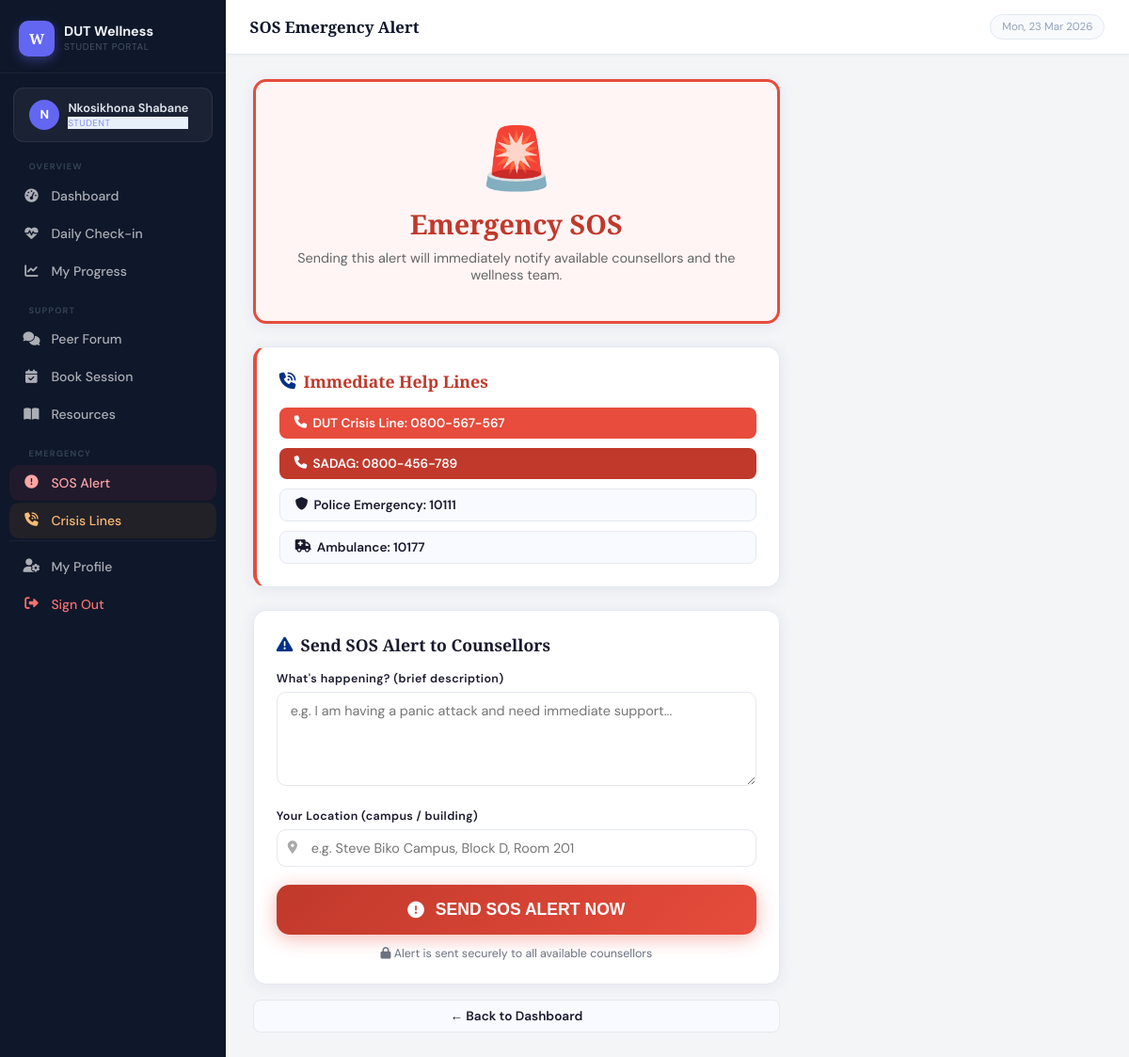
Screenshot of /sos (signed in) with the database file from the repository.
### app.py (models this page shows, shortened)
class User(db.Model):
    id = db.Column(db.Integer, primary_key=True)
    student_number = db.Column(db.String(20), unique=True, nullable=False)
    full_name = db.Column(db.String(100), nullable=False)
    email = db.Column(db.String(120), unique=True, nullable=False)
    password_hash = db.Column(db.String(256), nullable=False)
    role = db.Column(db.String(20), default='student')
    faculty = db.Column(db.String(100))
    phone = db.Column(db.String(20))
    emergency_contact = db.Column(db.String(100))
    emergency_phone = db.Column(db.String(20))
    is_active = db.Column(db.Boolean, default=True)
    created_at = db.Column(db.DateTime, default=datetime.utcnow)
    reset_token = db.Column(db.String(100))
    reset_token_expiry = db.Column(db.DateTime)
    checkins = db.relationship('CheckIn', backref='user', lazy=True,
                               foreign_keys='CheckIn.user_id')
    posts = db.relationship('ForumPost', backref='author', lazy=True,
                            foreign_keys='ForumPost.user_id')
    bookings = db.relationship('Booking', backref='student', lazy=True,
                               foreign_keys='Booking.student_id')
    counsellor_bookings = db.relationship('Booking', backref='counsellor', lazy=True,
                                          foreign_keys='Booking.counsellor_id')
    sos_alerts = db.relationship('SOSAlert', backref='user', lazy=True,
                                 foreign_keys='SOSAlert.user_id')
    sos_responses = db.relationship('SOSAlert', backref='responder', lazy=True,
                                    foreign_keys='SOSAlert.responded_by')
    @property
    def is_authenticated(self): return True

### app.py (the view, shortened to what this page needs)
@app.route('/sos', methods=['GET', 'POST'])
@login_required
def sos():
    return render_template('sos.html')

### app.py (called while the page is built)
@login_manager.user_loader
def load_user(user_id):
    return User.query.get(int(user_id))

@app.context_processor
def inject_now():
    return {'now': datetime.utcnow()}

### templates/sos.html (shortened to what this page needs)
{% extends "base.html" %}
{% block page_title %}SOS Emergency Alert{% endblock %}
{% block content %}
<div style="max-width:560px;">
  <div class="card" style="border:3px solid #e74c3c; background:#fff5f5; margin-bottom:1.5rem;">
    <div style="text-align:center; padding:1rem 0;">
      <div style="font-size:4rem; animation:sosPulse 1s infinite;">🚨</div>
      <h2 style="font-family:'Playfair Display',serif; color:#c0392b; font-size:1.8rem; margin:0.5rem 0;">Emergency SOS</h2>
      <p style="color:#666; font-size:0.9rem;">Sending this alert will immediately notify available counsellors and the wellness team.</p>
    </div>
  </div>
  <div class="card mb-3" style="border-left:4px solid #e74c3c;">
    <div class="card-title" style="color:#c0392b;"><i class="fa-solid fa-phone-volume"></i> Immediate Help Lines</div>
    <div style="display:flex;flex-direction:column;gap:10px;">
      <a href="tel:0800567567" class="btn btn-danger"><i class="fa-solid fa-phone"></i> DUT Crisis Line: 0800-567-567</a>
      <a href="tel:0800456789" class="btn" style="background:#c0392b;color:white;"><i class="fa-solid fa-phone"></i> SADAG: 0800-456-789</a>
      <a href="tel:10111" class="btn btn-ghost"><i class="fa-solid fa-shield"></i> Police Emergency: 10111</a>
      <a href="tel:10177" class="btn btn-ghost"><i class="fa-solid fa-truck-medical"></i> Ambulance: 10177</a>
    </div>
  </div>
  <div class="card">
    <div class="card-title"><i class="fa-solid fa-triangle-exclamation"></i> Send SOS Alert to Counsellors</div>
    <form method="POST" action="{{ url_for('sos') }}">
      <div class="form-group">
        <label class="form-label">What's happening? (brief description)</label>
        <textarea name="message" class="form-textarea" rows="3" placeholder="e.g. I am having a panic attack and need immediate support...">{{ request.form.get('message', '') }}</textarea>
      </div>
      <div class="form-group">
        <label class="form-label">Your Location (campus / building)</label>
        <div class="input-wrap">
          <input type="text" name="location" class="form-control" placeholder="e.g. Steve Biko Campus, Block D, Room 201">
        </div>
      </div>
      <button type="submit" class="sos-button" style="text-decoration:none; font-size:1.1rem; padding:16px; border:none; cursor:pointer;">
        <i class="fa-solid fa-circle-exclamation"></i> SEND SOS ALERT NOW
      </button>
    </form>
    <p style="font-size:0.78rem;color:var(--text-muted);text-align:center;margin-top:12px;">
      <i class="fa-solid fa-lock"></i> Alert is sent securely to all available counsellors
    </p>
  </div>
  <div class="mt-2">
    <a href="{{ url_for('student_dashboard') }}" class="btn btn-ghost btn-block">← Back to Dashboard</a>
  </div>
</div>
{% endblock %}

### templates/base.html (shortened to what this page needs)
<!DOCTYPE html>
<html lang="en">
<head>
  <link href="https://cdnjs.cloudflare.com/ajax/libs/font-awesome/6.5.0/css/all.min.css" rel="stylesheet">
  <link rel="stylesheet" href="{{ url_for('static', filename='css/main.css') }}">
</head>
<body>
{% if current_user.is_authenticated %}
  <nav class="sidebar" id="sidebar">
    <div class="sidebar-logo">
      <div class="logo-mark">W</div>
      <div class="logo-text">
        <span class="logo-main">DUT Wellness</span>
        <span class="logo-sub">Student Portal</span>
      </div>
    </div>
    <div class="sidebar-user">
      <div class="user-avatar">{{ current_user.full_name[0] }}</div>
      <div class="user-info">
        <span class="user-name">{{ current_user.full_name }}</span>
        <span class="user-role badge-{{ current_user.role }}">{{ current_user.role | title }}</span>
      </div>
    </div>
    <ul class="nav-links">
      {% if current_user.role == 'student' %}
        <li><div class="nav-section">Overview</div></li>
        <li>
          <a href="{{ url_for('student_dashboard') }}"
             class="{% if request.endpoint == 'student_dashboard' %}active{% endif %}">
            <i class="fa-solid fa-gauge-high"></i><span>Dashboard</span>
          </a>
        </li>
        <li>
          <a href="{{ url_for('checkin') }}"
             class="{% if request.endpoint == 'checkin' %}active{% endif %}">
            <i class="fa-solid fa-heart-pulse"></i><span>Daily Check-in</span>
          </a>
        </li>
        <li>
          <a href="{{ url_for('checkin_history') }}"
             class="{% if request.endpoint == 'checkin_history' %}active{% endif %}">
            <i class="fa-solid fa-chart-line"></i><span>My Progress</span>
          </a>
        </li>
        <li><div class="nav-section">Support</div></li>
        <li>
          <a href="{{ url_for('forum') }}"
             class="{% if 'forum' in request.endpoint %}active{% endif %}">
            <i class="fa-solid fa-comments"></i><span>Peer Forum</span>
          </a>
        </li>
        <li>
          <a href="{{ url_for('booking') }}"
             class="{% if request.endpoint == 'booking' %}active{% endif %}">
            <i class="fa-solid fa-calendar-check"></i><span>Book Session</span>
          </a>
        </li>
        <li>
          <a href="{{ url_for('resources') }}"
             class="{% if request.endpoint == 'resources' %}active{% endif %}">
            <i class="fa-solid fa-book-open"></i><span>Resources</span>
          </a>
        </li>
        <li><div class="nav-section">Emergency</div></li>
        <li class="nav-emergency">
          <a href="{{ url_for('sos') }}">
            <i class="fa-solid fa-circle-exclamation"></i><span>SOS Alert</span>
          </a>
        </li>
        <li class="nav-emergency-alt">
          <a href="{{ url_for('crisis') }}">
            <i class="fa-solid fa-phone-volume"></i><span>Crisis Lines</span>
          </a>
        </li>
      {% endif %}
      <li class="nav-bottom">
        <a href="{{ url_for('profile') }}"
           class="{% if request.endpoint == 'profile' %}active{% endif %}">
          <i class="fa-solid fa-user-gear"></i><span>My Profile</span>
        </a>
      </li>
      <li>
        <a href="{{ url_for('logout') }}" style="color:#f87171 !important;">
          <i class="fa-solid fa-right-from-bracket"></i><span>Sign Out</span>
        </a>
      </li>
    </ul>
  </nav>
  <div class="main-wrap">
    <header class="topbar">
      <div class="topbar-title">{% block page_title %}{% endblock %}</div>
      <div class="topbar-right">
        <span class="topbar-date" id="topbar-date"></span>
      </div>
    </header>
    <main class="content-area">
      {% block content %}{% endblock %}
    </main>
  </div>
{% endif %}
</body>
</html>

### templates/base.html (style rules this page uses)
:root { --sidebar-w: 240px; --topbar-h: 58px; --sidebar-bg: #0f172a; --sidebar-hover: rgba(255,255,255,0.06); --sidebar-active-bg: rgba(99,102,241,0.18); --sidebar-active-txt: #a5b4fc; --sidebar-txt: #94a3b8; --sidebar-section: #334155; --accent: #6366f1; --topbar-bg: #ffffff; --content-bg: #f4f5f7; }
*, *::before, *::after { box-sizing: border-box; margin: 0; padding: 0; }
html, body { height: 100%; }
body { font-family: 'DM Sans', sans-serif; background: var(--content-bg); color: #0f172a; display: flex; min-height: 100vh; }
.sidebar { width: var(--sidebar-w); background: var(--sidebar-bg); position: fixed; top: 0; left: 0; bottom: 0; z-index: 200; display: flex; flex-direction: column; overflow-y: auto; overflow-x: hidden; transition: transform 0.3s cubic-bezier(0.4,0,0.2,1); }
.sidebar-logo { display: flex; align-items: center; gap: 10px; padding: 1.35rem 1.25rem 1.1rem; border-bottom: 1px solid rgba(255,255,255,0.06); flex-shrink: 0; }
.logo-mark { width: 38px; height: 38px; border-radius: 10px; background: var(--accent); display: flex; align-items: center; justify-content: center; font-family: 'Playfair Display', serif; font-size: 0.95rem; font-weight: 700; color: white; flex-shrink: 0; box-shadow: 0 4px 12px rgba(99,102,241,0.4); }
.logo-text .logo-main { display: block; color: #f1f5f9; font-size: 0.9rem; font-weight: 700; line-height: 1.2; }
.logo-text .logo-sub { display: block; color: #475569; font-size: 0.62rem; letter-spacing: 0.07em; text-transform: uppercase; }
.sidebar-user { margin: 0.9rem 0.9rem 0.4rem; background: rgba(255,255,255,0.05); border: 1px solid rgba(255,255,255,0.07); border-radius: 11px; padding: 0.75rem 1rem; display: flex; align-items: center; gap: 9px; flex-shrink: 0; }
.user-avatar { width: 32px; height: 32px; border-radius: 50%; background: var(--accent); color: white; font-weight: 700; font-size: 0.82rem; display: flex; align-items: center; justify-content: center; flex-shrink: 0; }
.user-info { min-width: 0; }
.user-name { display: block; color: #e2e8f0; font-size: 0.8rem; font-weight: 600; white-space: nowrap; overflow: hidden; text-overflow: ellipsis; }
.user-role { display: block; font-size: 0.6rem; text-transform: uppercase; letter-spacing: 0.06em; margin-top: 1px; }
.badge-student { color: #818cf8; }
.nav-section { font-size: 0.58rem; font-weight: 700; letter-spacing: 0.12em; text-transform: uppercase; color: var(--sidebar-section); padding: 0.9rem 1.25rem 0.3rem; }
.nav-links { list-style: none; padding: 0 0.65rem; flex: 1; }
.nav-links li { margin-bottom: 1px; }
.nav-links a { display: flex; align-items: center; gap: 9px; padding: 8px 12px; color: var(--sidebar-txt); text-decoration: none; border-radius: 9px; font-size: 0.8rem; font-weight: 500; transition: all 0.15s; }
.nav-links a i { width: 16px; text-align: center; font-size: 0.8rem; flex-shrink: 0; }
.nav-links a span { white-space: nowrap; overflow: hidden; }
.nav-emergency a { color: #fca5a5 !important; background: rgba(239,68,68,0.08) !important; }
.nav-emergency-alt a { color: #fdba74 !important; background: rgba(245,158,11,0.08) !important; }
.nav-bottom { margin-top: auto; padding-top: 0.5rem; border-top: 1px solid rgba(255,255,255,0.05); }
.main-wrap { margin-left: var(--sidebar-w); flex: 1; display: flex; flex-direction: column; min-height: 100vh; }
.topbar { height: var(--topbar-h); background: var(--topbar-bg); border-bottom: 1px solid #e2e8f0; position: sticky; top: 0; z-index: 100; display: flex; align-items: center; padding: 0 1.6rem; gap: 1rem; box-shadow: 0 1px 4px rgba(0,0,0,0.04); flex-shrink: 0; }
.topbar-title { font-family: 'Playfair Display', serif; font-size: 1.05rem; font-weight: 600; color: #0f172a; flex: 1; }
.topbar-right { display: flex; align-items: center; gap: 10px; }
.topbar-date { font-size: 0.72rem; color: #94a3b8; background: #f8fafc; border: 1px solid #e2e8f0; padding: 5px 12px; border-radius: 20px; }
.content-area { padding: 1.6rem 1.8rem; flex: 1; max-width: 1400px; }

### rows the page displays
User: full_name "N", full_name "Nkosikhona Shabane", role "STUDENT"
